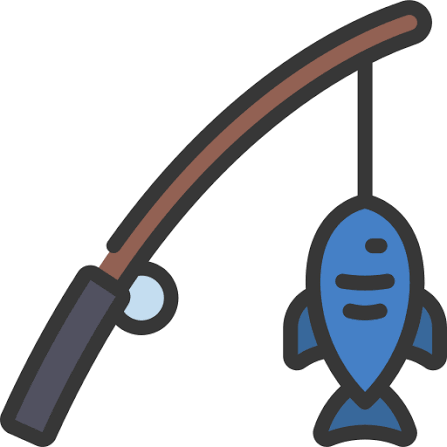
#> input picture images.png, 447 x 447 px
$ python make_icon.py
#> lines starting #> are read from the running program, lines starting #| are printed output that depends on the picture
"""확정한 images.png를 Windows ICO로 변환합니다. 필요: pip install pillow."""

from pathlib import Path
from PIL import Image

ROOT = Path(__file__).resolve().parent
ICON_SIZES = [(n, n) for n in (16, 20, 24, 32, 40, 48, 64, 128, 256)]


if __name__ == "__main__":
    with Image.open(ROOT / "images.png") as source:
#> source is the input picture: PIL image 447x447 P; mean R, G, B 198.3, 200.4, 204.5
        icon = source.convert("RGBA").resize((256, 256), Image.Resampling.LANCZOS)
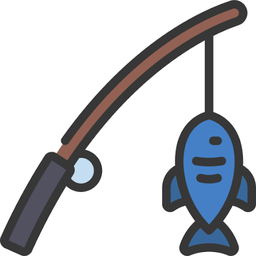
#> icon: PIL image 256x256 RGBA; mean R, G, B, A 198.2, 200.3, 204.4, 255
    # Tk 창 아이콘 호환성을 위해 PNG 압축 대신 BMP 항목을 저장합니다.
    icon.save(ROOT / "fishing.ico", sizes=ICON_SIZES, bitmap_format="bmp")
    print("fishing.ico 생성 완료 (확정된 images.png 사용)")
